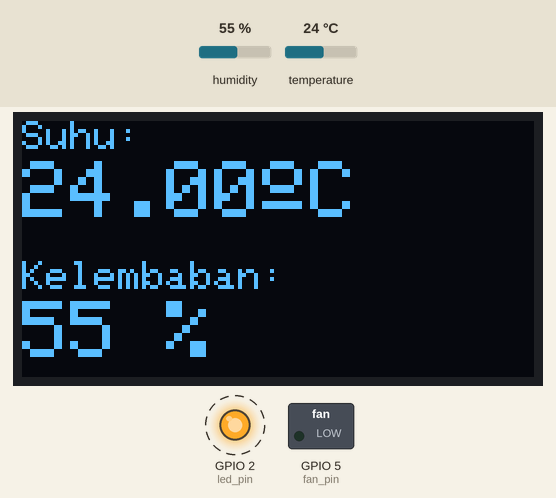
Recording of a sketch running on a simulated ESP32. Shown: 128×64 one-colour display, switched loads named in the sketch (green lamp = pin HIGH), output pins drawn as LEDs (lit = HIGH). Dashed ring = blinking. The test bench sets the inputs (shaded band); at power-on: temperature 24 °C, humidity 55 %. WiFi joins after 1.5 s; servers stay silent unless stated; what the sketch prints to the serial monitor is not drawn.

Above: at 3.0 s.
3.1 s: temperature set to 32 °C
At 5.8 s:
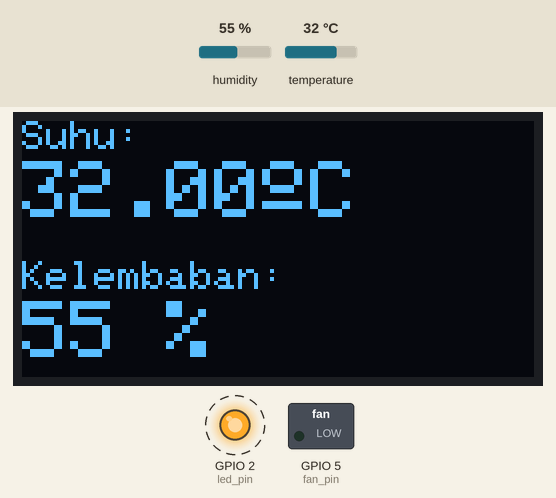
8.5 s: temperature set to 35 °C
At 12.0 s:
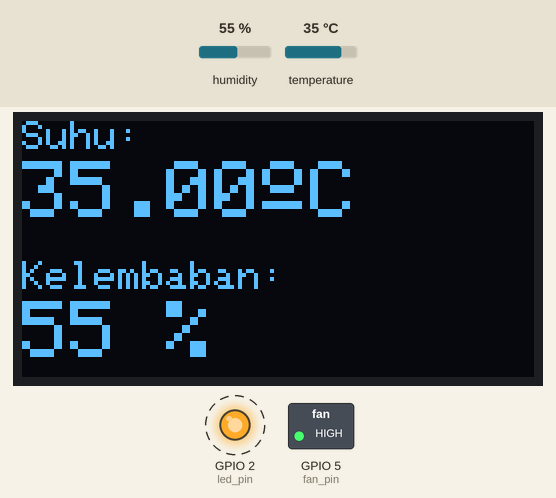
14.6 s: humidity set to 22 %
At 17.2 s:
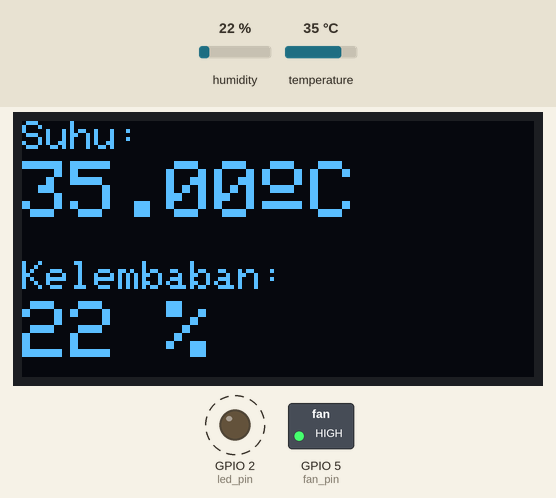
17.9 s: humidity set to 40 %
At 20.3 s:
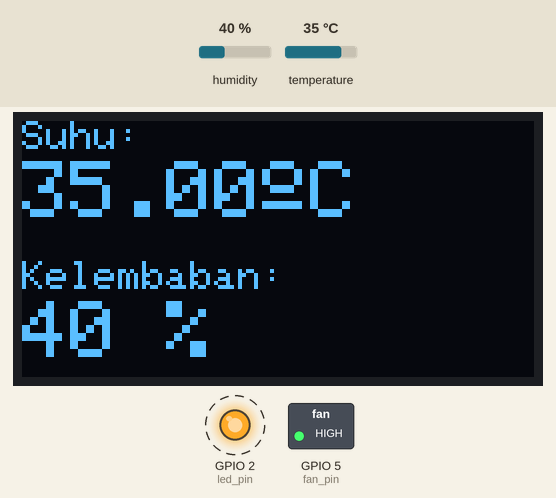
Timing chart, 0 to 21.0 s (numbered marks = the images above; inputs shaded):
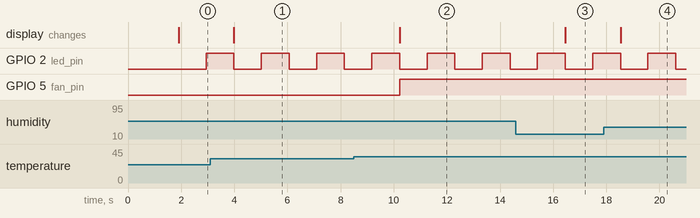

The sketch:

Tugas2.ino
```cpp
#define BLYNK_TEMPLATE_ID "TMPL6obEA1g6L"
#define BLYNK_TEMPLATE_NAME "Sensor dan Sinyal Pertmuan 10"
#define BLYNK_AUTH_TOKEN "qMrxHqtwtYPyz2D5K89uUN4Ntf0ZqFZu"
#include <WiFi.h>
#include <WiFiClient.h>
#include <BlynkSimpleEsp32.h>
#include <Wire.h>
#include <Adafruit_GFX.h>
#include <Adafruit_SSD1306.h>
#include <DHT.h>
char ssid[] = "Sukamara";
char pass[] = "sukamare2024";
// OLED settings
#define SCREEN_WIDTH 128
#define SCREEN_HEIGHT 64
Adafruit_SSD1306 oled(SCREEN_WIDTH, SCREEN_HEIGHT, &Wire, -1);
// DHT settings
#define DHTPIN 4
#define DHTTYPE DHT11
DHT dht(DHTPIN, DHTTYPE);
// Pin definitions
#define fan_pin 5
#define led_pin 2
// Thresholds
#define MaxLevel 34
#define MinLevel 27
// Variables
unsigned long prev = 0;
#define refresh_rate 1000
bool fan_status = false;
bool led_status = false;
void fan_on(bool value) {
  digitalWrite(fan_pin, value);
}

// Main logic
void read_send_Data() {
  float t = dht.readTemperature();
  int h = dht.readHumidity();

  if (isnan(t) || isnan(h)) {
    Serial.println("Gagal membaca dari sensor DHT!");
    return;
  }

  // OLED display
  oled.clearDisplay();
  oled.setTextColor(WHITE);
  oled.setTextSize(1);
  oled.setCursor(0, 0);
  oled.print("Suhu: ");
  oled.setTextSize(2);
  oled.setCursor(0, 10);
  oled.print(t);
  oled.cp437(true);
  oled.write(167); // derajat
  oled.print("C");
  oled.setTextSize(1);
  oled.setCursor(0, 35);
  oled.print("Kelembaban: ");
  oled.setTextSize(2);
  oled.setCursor(0, 45);
  oled.print(h);
  oled.print(" %");
  oled.display();

  // Fan logic
  if (t >= MaxLevel) {
    fan_status = true;
    fan_on(HIGH);
  } else if (t < MinLevel) {
    fan_status = false;
    fan_on(LOW);
  }

  digitalWrite(led_pin, led_status);
  led_status = !led_status;
  // Debug
  Serial.print("Suhu: ");
  Serial.print(t);
  Serial.print(" C, Kelembaban: ");
  Serial.print(h);
  Serial.println(" %");
  // Blynk Virtual Pins
  Blynk.virtualWrite(V0, t); // suhu
  Blynk.virtualWrite(V1, h); // kelembaban
  Blynk.virtualWrite(V2, fan_status); // status kipas
}

void setup() {
  Serial.begin(115200);
  pinMode(fan_pin, OUTPUT);
  pinMode(led_pin, OUTPUT);
  dht.begin();
  if (!oled.begin(SSD1306_SWITCHCAPVCC, 0x3C)) {
    Serial.println(F("OLED gagal dimulai"));
    while (1);
  }
  oled.clearDisplay();
  oled.setTextSize(1);
  oled.setCursor(0, 0);
  oled.print("Menghubungkan...");
  oled.display();
  Blynk.begin(BLYNK_AUTH_TOKEN, ssid, pass);
}
void loop() {
  Blynk.run();
  if (millis() - prev > refresh_rate) {
    read_send_Data();
    prev = millis();
  }
}
```

Measured:
- the behaviour switches between 33 and 34 °C on temperature (found by bisection; images 1 and 2)
- after the input at 3.1 s, the display: first differs from a run without the input after 0.89 s (image 1)
- after the input at 8.5 s, GPIO 5 (fan_pin): LOW → HIGH after 1.7 s; the display: changes after 1.7 s (image 2)
- after the input at 14.6 s, the display: changes after 1.9 s (image 3)
- after the input at 17.9 s, the display: changes after 0.64 s (image 4)
- by itself, GPIO 2 (led_pin): alternates HIGH for 1.1 s and LOW for 1.0 s
